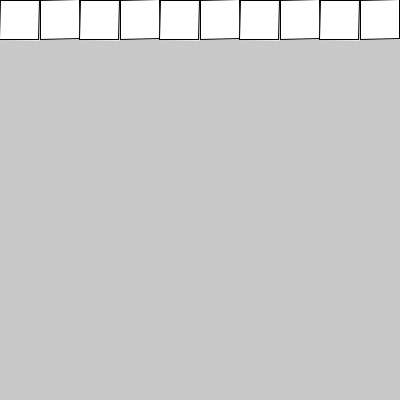
Frame 1 (no input)
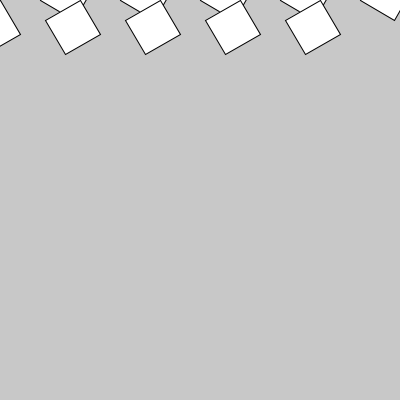
Frame 60 (the mouse pressed at the canvas centre just before this capture)
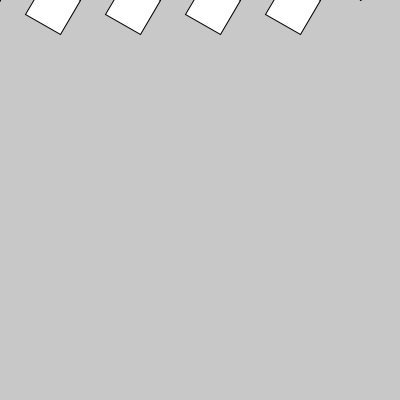
Frame 120 (the mouse held since frame 60 and released just before this capture)

The Processing sketch that drew these frames (run headless with seeded random() and noise(); from frame 60 on, the mouse is pressed at the canvas centre):

// Processing sketch: rotate_translate_for_04
// ── rotate_translate_for_04.pde
int cant = 10;
int tam;
int grados = 1;

void setup(){
  size(400,400);
  tam = width/cant;
  textSize(20);
}

void draw(){
  background(200);
  
  // i=0 -> 0,0 -> 0,0
  // i=1 -> 50,0 -> 50,0
  // i=2 -> 100,0 -> 100,0
  // i=3 -> 150,0 -> 150,0
  for(int i = 0; i < cant; i++){
    pushMatrix();//Salvar un punto de restauración
    
    translate(i*tam, 0);
    if(i%2 == 0){
      rotate(radians(grados));//0, 1, 2, 3, ... 
    }else{
      rotate(radians(360 - grados));// 360, 359, 358, ...
    }
    rect(0,0, tam, tam);
    //rect(10,10, tam, tam);
    
    popMatrix(); // Restaurar
  }
  grados++;
}

void mouseClicked(){
}
